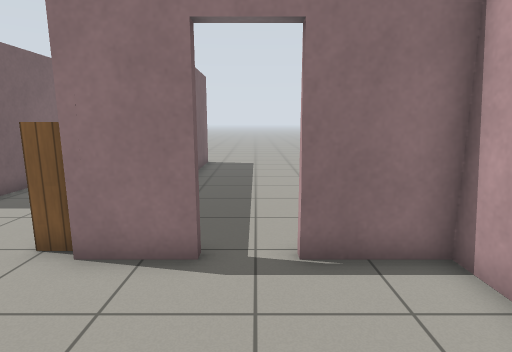
View 1 (above)

16 first-person views from a walk through a robot-simulator world made for Gazebo. The camera is 1.2 m above the floor, tilts 10° down and sees 80° across. The floor is counted in squares, 0.5 m on a side. Each view is taken from the middle of a square. On the plan, view 1 faces up. The plan holds only what a view shows up to about 18 squares ahead; the rest is blank. Robots are left out. Gazebo's built-in surfaces are drawn with simple patterns.

View 2
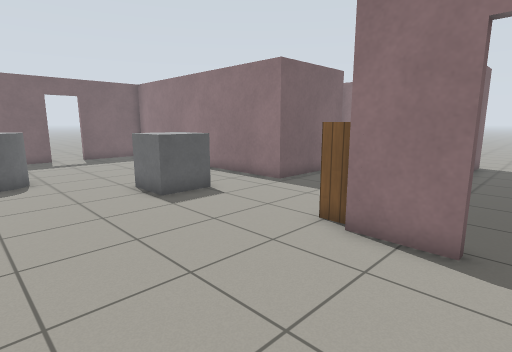

View 3
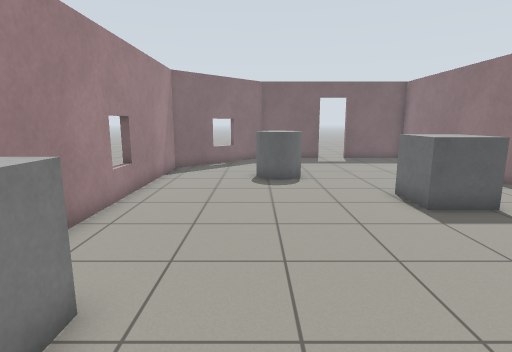

View 4
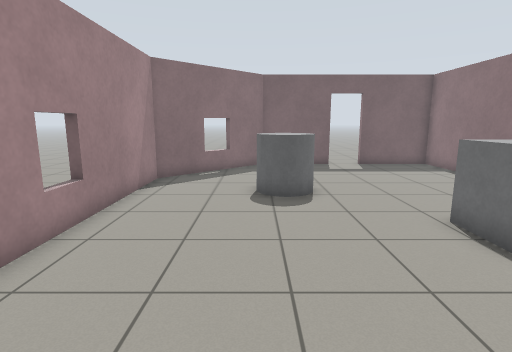

View 5
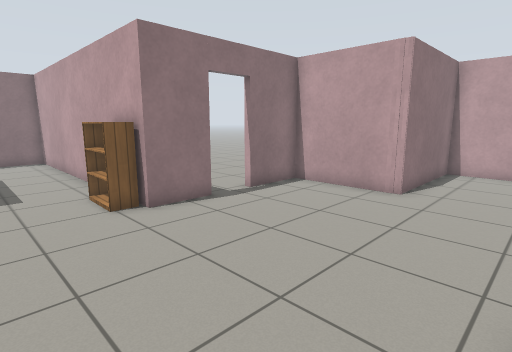

View 6
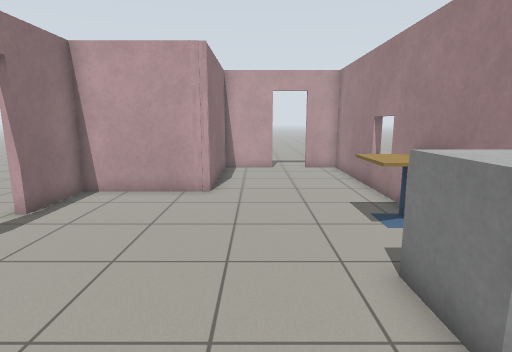

View 7
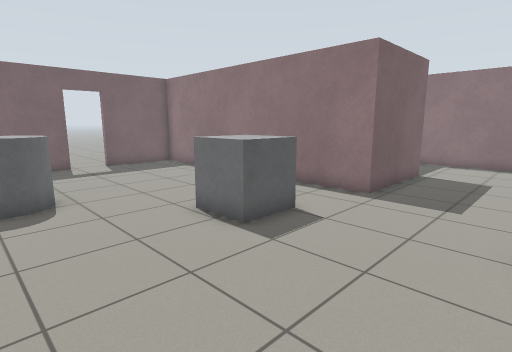

View 8
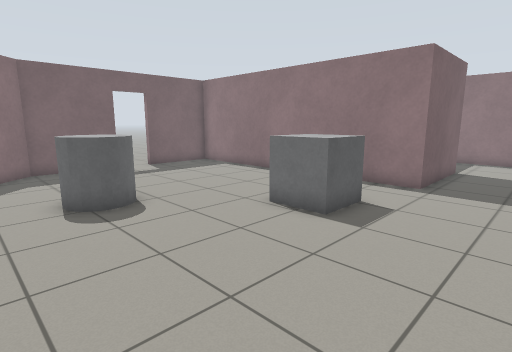

View 9
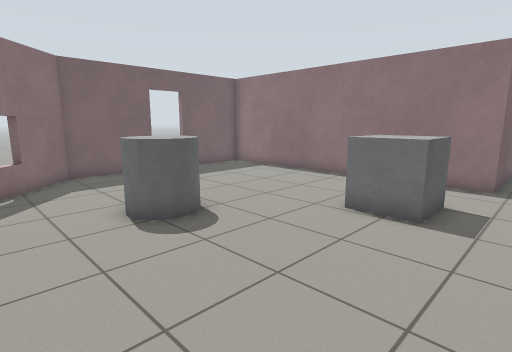

View 10
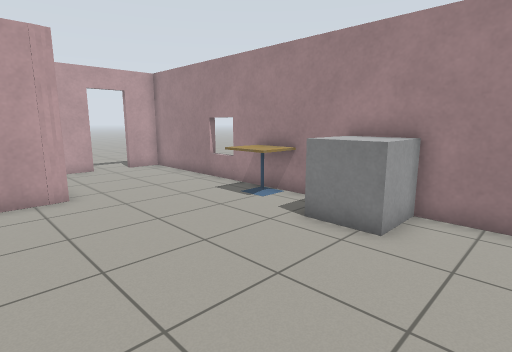

View 11
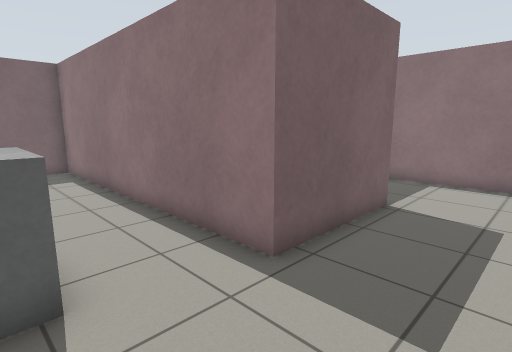

View 12
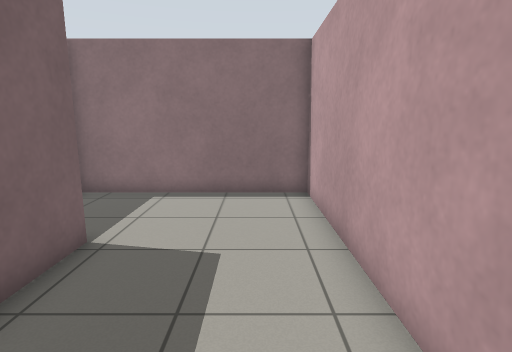

View 13
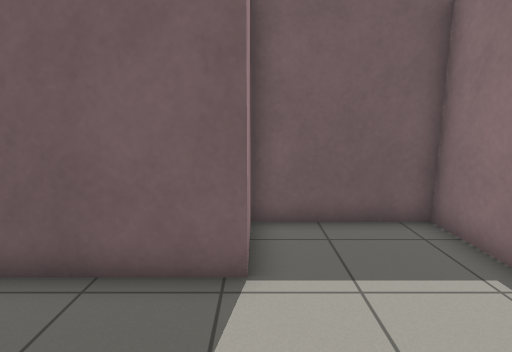

View 14
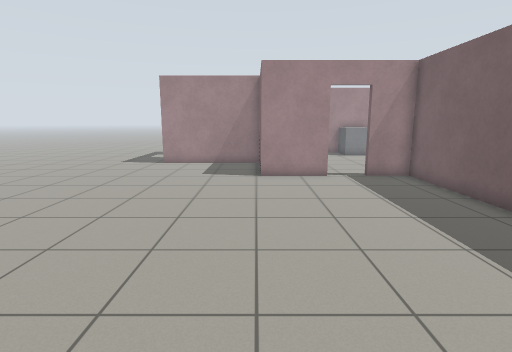

View 15
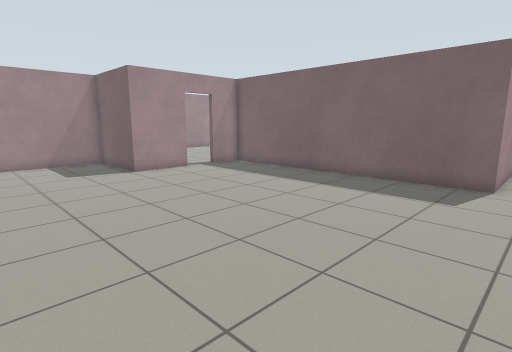

View 16
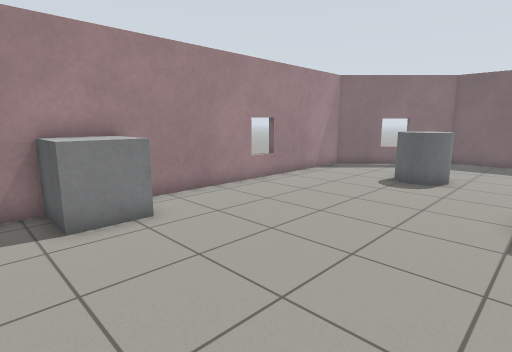

### Floor plan
Points are (right, up) in squares from view 1. A wall is a line through its corners. A room is listed if a view was taken in it or the views show most of it. See-through windows are left out.
Room 1 (views 1, 2, 3, 4, 5, 6, 7, 8, 9, 10, 11, 12, 13, 16)
walls: (-1, 5.1) (-3.2, 5.1) (-3.2, 18.3) (-11.1, 18.3) (-11.1, 13.9) (-8.4, 13.9) (-8.4, 8.9) (-21.6, 8.9) (-21.6, 5.1); (-2.4, -5.3) (-0.7, -5.3); (3.5, 0.6) (3.5, 5.1) (0.8, 5.1); (1.6, -5.3) (9.2, -5.3) (9.2, -3.6); (-21.6, 3.2) (-21.6, -0.6) (-17, -5.3) (-4.6, -5.3); (9.2, -2) (9.2, 0.6) (3.5, 0.6) (3.4, 1.2)
ways out: open door at (-0.5, 5) to room 2; open door at (9, -2.5) to room 2; open door at (-22, 4.5)
objects: grey cylinder (-15, -1) to (-14, 1); grey box (-11, 4) to (-9, 5); grey box (-4, -5) to (-3, -4); bookshelf (-4, 6) to (-4, 7); cafe table (0, -5) to (1, -4)
Room 2 (views 14, 15)
walls: (0.8, 5.4) (3.8, 5.4) (3.8, 0.9) (9.5, 0.9); (-6.9, 18.6) (-2.9, 18.6) (-2.9, 5.4) (-1, 5.4)
ways out: open door at (-0.5, 5) to room 1; open door at (9, -2.5) to room 1

Where each view was taken, in squares from view 1:
view 1: 0 up, 0 right, facing up
view 2: 1 down, 0 right, facing up-left
view 3: 1 down, 1 left, facing left
view 4: 1 down, 4 left, facing left
view 5: 3 down, 7 left, facing up-right
view 6: 1 down, 7 left, facing right
view 7: 1 down, 4 left, facing up-left
view 8: 3 down, 5 left, facing up-left
view 9: 4 down, 7 left, facing up-left
view 10: 3 up, 7 left, facing down-right
view 11: 5 up, 5 left, facing up-left
view 12: 8 up, 5 left, facing up
view 13: 14 up, 4 left, facing left
view 14: 19 up, 4 right, facing down
view 15: 20 up, 10 right, facing down-left
view 16: 4 up, 1 left, facing down-left
